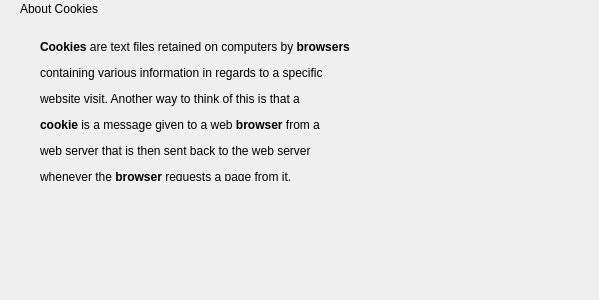
<?xml version="1.0" encoding="UTF-8"?>
<ui version="4.0">
 <class>cooDialog</class>
 <widget class="QDialog" name="cooDialog">
  <property name="geometry">
   <rect>
    <x>0</x>
    <y>0</y>
    <width>599</width>
    <height>300</height>
   </rect>
  </property>
  <property name="windowTitle">
   <string>Dialog</string>
  </property>
  <widget class="QLabel" name="label">
   <property name="geometry">
    <rect>
     <x>20</x>
     <y>0</y>
     <width>221</width>
     <height>17</height>
    </rect>
   </property>
   <property name="text">
    <string>About Cookies</string>
   </property>
  </widget>
  <widget class="QLabel" name="label_2">
   <property name="geometry">
    <rect>
     <x>40</x>
     <y>40</y>
     <width>401</width>
     <height>141</height>
    </rect>
   </property>
   <property name="text">
    <string>&lt;html&gt;&lt;head/&gt;&lt;body&gt;&lt;p&gt;&lt;span style=&quot; font-weight:600;&quot;&gt;Cookies&lt;/span&gt; are text files retained on computers by &lt;span style=&quot; font-weight:600;&quot;&gt;browsers&lt;/span&gt;&lt;/p&gt;&lt;p&gt;containing various information in regards to a specific &lt;/p&gt;&lt;p&gt;website visit. Another way to think of this is that a&lt;/p&gt;&lt;p&gt;&lt;span style=&quot; font-weight:600;&quot;&gt;cookie&lt;/span&gt; is a message given to a web &lt;span style=&quot; font-weight:600;&quot;&gt;browser&lt;/span&gt; from a &lt;/p&gt;&lt;p&gt;web server that is then sent back to the web server &lt;/p&gt;&lt;p&gt;whenever the &lt;span style=&quot; font-weight:600;&quot;&gt;browser&lt;/span&gt; requests a page from it.&lt;/p&gt;&lt;/body&gt;&lt;/html&gt;</string>
   </property>
  </widget>
 </widget>
 <resources/>
 <connections/>
</ui>
